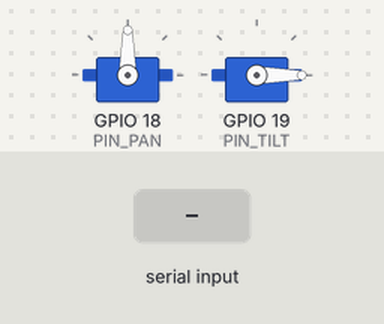
The sketch below on a simulated ESP32. Parts: 2 × servo. The inputs (shaded band) are chosen by the test bench.

Above: at 1.2 s.
1.3 s: "90,45\n" received over Serial
At 2.6 s:
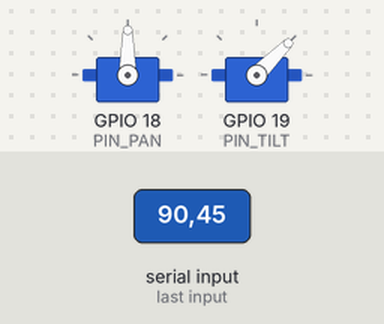
3.2 s: "30,150\n" received over Serial
At 4.9 s:
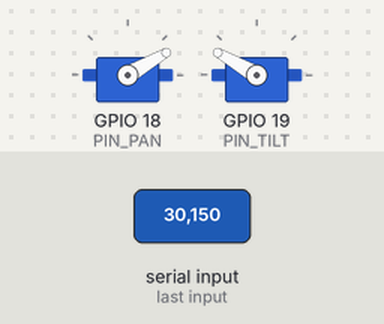
5.7 s: "1,90\n" received over Serial
At 7.5 s:
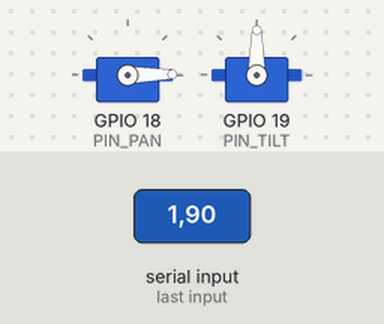
7.8 s: "90,45\n" received over Serial
At 8.25 s:
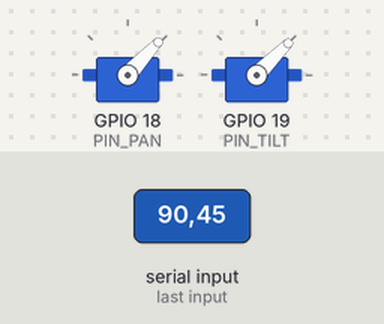
10.2 s: "1,90,45\n" received over Serial
At 10.66 s:
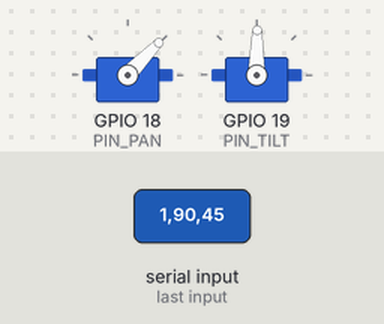
Timing chart, 0 to 13.2 s (numbered marks = the images above; inputs shaded):
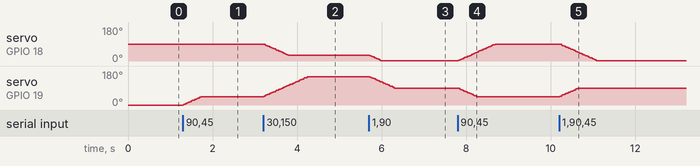

Measured:
- after the input at 1.3 s, servo on GPIO 19 (PIN_TILT): moves from 0° to 45° over 0.44 s, starting at once
- after the input at 3.2 s, servo on GPIO 18 (PIN_PAN): moves from 90° to 30° over 0.58 s, starting at once; servo on GPIO 19 (PIN_TILT): moves from 45° to 150° over 1.0 s, starting at once
- after the input at 5.7 s, servo on GPIO 18 (PIN_PAN): moves from 30° to 1° over 0.30 s, starting at once; servo on GPIO 19 (PIN_TILT): moves from 150° to 90° over 0.58 s, starting at once
- after the input at 7.8 s, servo on GPIO 18 (PIN_PAN): moves from 1° to 90° over 0.88 s, starting at once; servo on GPIO 19 (PIN_TILT): moves from 90° to 45° over 0.44 s, starting at once
- after the input at 10.2 s, servo on GPIO 18 (PIN_PAN): moves from 90° to 1° over 0.90 s, starting at once; servo on GPIO 19 (PIN_TILT): moves from 45° to 90° over 0.46 s, starting at once

The sketch:

servo.ino
```cpp
#include <ESP32Servo.h>

static const int PIN_PAN  = 18;
static const int PIN_TILT = 19;

Servo servoPan;
Servo servoTilt;

// current and target angles (degrees)
float panCur  = 90.0f;
float tiltCur = 0.0f;
float panTgt  = 90.0f;
float tiltTgt = 0.0f;

// max degrees per update tick (smaller = smoother, slower)
static const float MAX_STEP_DEG = 2.0f;

// update rate (ms) -> 20ms = 50Hz
static const uint32_t SERVO_UPDATE_MS = 20;
uint32_t lastUpdateMs = 0;

// pulse calibration
static const int SERVO_MIN_US = 500;
static const int SERVO_MAX_US = 2500;

static inline float clampf(float v, float lo, float hi) {
  if (v < lo) return lo;
  if (v > hi) return hi;
  return v;
}

static inline float moveToward(float cur, float tgt, float maxStep) {
  float d = tgt - cur;
  if (d >  maxStep) d =  maxStep;
  if (d < -maxStep) d = -maxStep;
  return cur + d;
}

bool parseAngles(const String& line, float& panOut, float& tiltOut) {
  int comma = line.indexOf(',');
  if (comma < 0) return false;

  String a = line.substring(0, comma);
  String b = line.substring(comma + 1);

  a.trim();
  b.trim();
  if (a.length() == 0 || b.length() == 0) return false;

  // toFloat() returns 0.0 on failure too, so we do a small extra check:
  // accept if it has at least one digit.
  auto hasDigit = [](const String& s) {
    for (size_t i = 0; i < s.length(); i++) {
      if (isDigit((unsigned char)s[i])) return true;
    }
    return false;
  };
  if (!hasDigit(a) || !hasDigit(b)) return false;

  panOut  = a.toFloat();
  tiltOut = b.toFloat();
  return true;
}

void setup() {
  Serial.begin(115200);
  Serial.setTimeout(5); // keep reads snappy

  // ESP32Servo setup
  servoPan.setPeriodHertz(50);
  servoTilt.setPeriodHertz(50);

  servoPan.attach(PIN_PAN, SERVO_MIN_US, SERVO_MAX_US);
  servoTilt.attach(PIN_TILT, SERVO_MIN_US, SERVO_MAX_US);

  // Move to neutral
  servoPan.write(panCur);
  servoTilt.write(tiltCur);
}

void loop() {
  // read incoming command lines (non-blocking)
  while (Serial.available() > 0) {
    String line = Serial.readStringUntil('\n');
    line.trim();
    if (line.length() == 0) continue;

    float p, t;
    if (parseAngles(line, p, t)) {
      panTgt  = clampf(p, 0.0f, 180.0f);
      tiltTgt = clampf(t, 0.0f, 180.0f);
    } else {
    }
  }

  // update servos at a fixed rate (smooth movement)
  uint32_t now = millis();
  if (now - lastUpdateMs >= SERVO_UPDATE_MS) {
    lastUpdateMs = now;

    panCur  = moveToward(panCur,  panTgt,  MAX_STEP_DEG);
    tiltCur = moveToward(tiltCur, tiltTgt, MAX_STEP_DEG);

    servoPan.write(panCur);
    servoTilt.write(tiltCur);
  }
}
```
